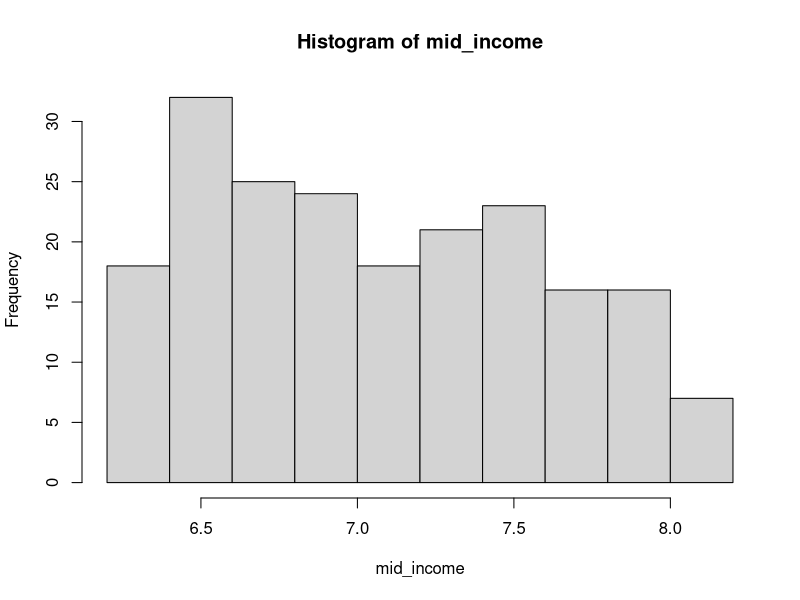

This figure's R source:
rm(list=ls())

# Exer 1

set.seed(pi)
nor <- rnorm(200,6,9)

nor_mid <- nor[4<nor & nor<7]
which( nor %in% nor_mid )

nor_end <- nor[nor>9 | nor<3]

# Exer 2

set.seed(1)

income <- rchisq(1000, 8)
mid_income <- income[income > quantile(income, .4) & income < quantile(income, .6)]

hist(mid_income)

# Exer 3

linkedin <- c(16,9,13,5,2,17,14)
facebook <- c(17,7,5,16,8,13,14)
week <- c("Mon", "Tue", "Wed", "Thu", "Fri", "Sat", "Sun")
names(linkedin) <- week
names(facebook) <- week

week[linkedin > 15]
week[linkedin <= 5]
week[linkedin > facebook]


#Exer 4 

set.seed(1)
n<-1000
vec <-rnorm(n,0,1)
extreme <- as.logical( abs(vec) > 1.96 )
sum(extreme == 1)/n

#Exer 5 
set.seed(pi) 
numbers <- sample(1:1000, 1000, replace = T)
is.even <- numbers[numbers%%2 == 0]
length(is.even)


#Exer 6

salary <- c(54, 35, 65, 34, 67, 76, 100, 3, 154, 44, 37, 98, 254)
name <- c("Tom", "Annie", "John", "Park", "Kim", "Bob", "Julia", "Ben", "Steven", "Nick", "Lee", "Don")

names(salary) <- name

between <- salary[name > "A" & name < "K" ]
between



